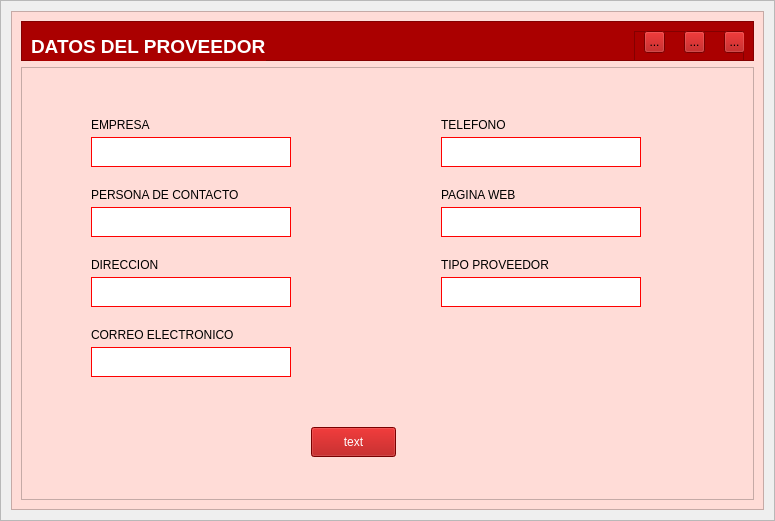
<?xml version="1.0" encoding="UTF-8"?>
<ui version="4.0">
 <class>AddEditWindow</class>
 <widget class="QWidget" name="AddEditWindow">
  <property name="geometry">
   <rect>
    <x>0</x>
    <y>0</y>
    <width>775</width>
    <height>521</height>
   </rect>
  </property>
  <property name="windowTitle">
   <string>Form</string>
  </property>
  <layout class="QVBoxLayout" name="verticalLayout">
   <property name="spacing">
    <number>0</number>
   </property>
   <property name="leftMargin">
    <number>0</number>
   </property>
   <property name="topMargin">
    <number>0</number>
   </property>
   <property name="rightMargin">
    <number>0</number>
   </property>
   <property name="bottomMargin">
    <number>0</number>
   </property>
   <item>
    <widget class="QFrame" name="central_frame">
     <property name="frameShape">
      <enum>QFrame::StyledPanel</enum>
     </property>
     <property name="frameShadow">
      <enum>QFrame::Raised</enum>
     </property>
     <layout class="QVBoxLayout" name="shadow_layout">
      <property name="spacing">
       <number>0</number>
      </property>
      <property name="leftMargin">
       <number>10</number>
      </property>
      <property name="topMargin">
       <number>10</number>
      </property>
      <property name="rightMargin">
       <number>10</number>
      </property>
      <property name="bottomMargin">
       <number>10</number>
      </property>
      <item>
       <widget class="QFrame" name="background_frame">
        <property name="styleSheet">
         <string notr="true">background-color: rgb(255, 220, 215)</string>
        </property>
        <property name="frameShape">
         <enum>QFrame::StyledPanel</enum>
        </property>
        <property name="frameShadow">
         <enum>QFrame::Raised</enum>
        </property>
        <layout class="QVBoxLayout" name="verticalLayout_2">
         <item>
          <widget class="QFrame" name="top_frame">
           <property name="minimumSize">
            <size>
             <width>0</width>
             <height>40</height>
            </size>
           </property>
           <property name="maximumSize">
            <size>
             <width>16777215</width>
             <height>40</height>
            </size>
           </property>
           <property name="styleSheet">
            <string notr="true">background-color: rgb(170, 0, 0);</string>
           </property>
           <property name="frameShape">
            <enum>QFrame::StyledPanel</enum>
           </property>
           <property name="frameShadow">
            <enum>QFrame::Raised</enum>
           </property>
           <layout class="QHBoxLayout" name="horizontalLayout_3">
            <item>
             <widget class="QLabel" name="title_label">
              <property name="minimumSize">
               <size>
                <width>120</width>
                <height>30</height>
               </size>
              </property>
              <property name="font">
               <font>
                <family>Arial</family>
                <pointsize>14</pointsize>
                <bold>true</bold>
               </font>
              </property>
              <property name="styleSheet">
               <string notr="true">color: white
</string>
              </property>
              <property name="text">
               <string>DATOS DEL PROVEEDOR</string>
              </property>
             </widget>
            </item>
            <item>
             <spacer name="horizontalSpacer_2">
              <property name="orientation">
               <enum>Qt::Horizontal</enum>
              </property>
              <property name="sizeHint" stdset="0">
               <size>
                <width>40</width>
                <height>20</height>
               </size>
              </property>
             </spacer>
            </item>
            <item>
             <widget class="QFrame" name="buttons_holder_frame">
              <property name="minimumSize">
               <size>
                <width>110</width>
                <height>30</height>
               </size>
              </property>
              <property name="frameShape">
               <enum>QFrame::StyledPanel</enum>
              </property>
              <property name="frameShadow">
               <enum>QFrame::Raised</enum>
              </property>
              <widget class="QToolButton" name="minimize_button">
               <property name="geometry">
                <rect>
                 <x>10</x>
                 <y>0</y>
                 <width>21</width>
                 <height>22</height>
                </rect>
               </property>
               <property name="text">
                <string>...</string>
               </property>
               <property name="icon">
                <iconset>
                 <normaloff>../../icons/minimize-window.png</normaloff>../../icons/minimize-window.png</iconset>
               </property>
               <property name="iconSize">
                <size>
                 <width>25</width>
                 <height>25</height>
                </size>
               </property>
              </widget>
              <widget class="QToolButton" name="restore_button">
               <property name="geometry">
                <rect>
                 <x>50</x>
                 <y>0</y>
                 <width>21</width>
                 <height>22</height>
                </rect>
               </property>
               <property name="text">
                <string>...</string>
               </property>
               <property name="icon">
                <iconset>
                 <normaloff>../../icons/restore-window.png</normaloff>../../icons/restore-window.png</iconset>
               </property>
               <property name="iconSize">
                <size>
                 <width>25</width>
                 <height>25</height>
                </size>
               </property>
              </widget>
              <widget class="QToolButton" name="maximize_button">
               <property name="geometry">
                <rect>
                 <x>50</x>
                 <y>0</y>
                 <width>21</width>
                 <height>22</height>
                </rect>
               </property>
               <property name="text">
                <string>...</string>
               </property>
               <property name="icon">
                <iconset>
                 <normaloff>../../icons/maximize-window.png</normaloff>../../icons/maximize-window.png</iconset>
               </property>
               <property name="iconSize">
                <size>
                 <width>25</width>
                 <height>25</height>
                </size>
               </property>
              </widget>
              <widget class="QToolButton" name="close_button">
               <property name="geometry">
                <rect>
                 <x>90</x>
                 <y>0</y>
                 <width>21</width>
                 <height>22</height>
                </rect>
               </property>
               <property name="text">
                <string>...</string>
               </property>
               <property name="icon">
                <iconset>
                 <normaloff>../../icons/close-window.png</normaloff>../../icons/close-window.png</iconset>
               </property>
               <property name="iconSize">
                <size>
                 <width>25</width>
                 <height>25</height>
                </size>
               </property>
              </widget>
             </widget>
            </item>
           </layout>
          </widget>
         </item>
         <item>
          <widget class="QFrame" name="content_frame">
           <property name="frameShape">
            <enum>QFrame::StyledPanel</enum>
           </property>
           <property name="frameShadow">
            <enum>QFrame::Raised</enum>
           </property>
           <widget class="QLabel" name="label">
            <property name="geometry">
             <rect>
              <x>70</x>
              <y>50</y>
              <width>111</width>
              <height>16</height>
             </rect>
            </property>
            <property name="text">
             <string>EMPRESA</string>
            </property>
           </widget>
           <widget class="QLineEdit" name="lineEdit">
            <property name="geometry">
             <rect>
              <x>70</x>
              <y>70</y>
              <width>200</width>
              <height>30</height>
             </rect>
            </property>
            <property name="styleSheet">
             <string notr="true">background-color: rgb(255, 255, 255);
border: 1px solid red;</string>
            </property>
           </widget>
           <widget class="QLabel" name="label_3">
            <property name="geometry">
             <rect>
              <x>70</x>
              <y>120</y>
              <width>191</width>
              <height>16</height>
             </rect>
            </property>
            <property name="text">
             <string>PERSONA DE CONTACTO</string>
            </property>
           </widget>
           <widget class="QLineEdit" name="lineEdit_3">
            <property name="geometry">
             <rect>
              <x>70</x>
              <y>140</y>
              <width>200</width>
              <height>30</height>
             </rect>
            </property>
            <property name="styleSheet">
             <string notr="true">background-color: rgb(255, 255, 255);
border: 1px solid red;</string>
            </property>
           </widget>
           <widget class="QLabel" name="label_4">
            <property name="geometry">
             <rect>
              <x>70</x>
              <y>190</y>
              <width>71</width>
              <height>16</height>
             </rect>
            </property>
            <property name="text">
             <string>DIRECCION</string>
            </property>
           </widget>
           <widget class="QLineEdit" name="lineEdit_4">
            <property name="geometry">
             <rect>
              <x>70</x>
              <y>210</y>
              <width>200</width>
              <height>30</height>
             </rect>
            </property>
            <property name="styleSheet">
             <string notr="true">background-color: rgb(255, 255, 255);
border: 1px solid red;</string>
            </property>
           </widget>
           <widget class="QLabel" name="label_5">
            <property name="geometry">
             <rect>
              <x>70</x>
              <y>260</y>
              <width>161</width>
              <height>16</height>
             </rect>
            </property>
            <property name="text">
             <string>CORREO ELECTRONICO</string>
            </property>
           </widget>
           <widget class="QLineEdit" name="lineEdit_5">
            <property name="geometry">
             <rect>
              <x>70</x>
              <y>280</y>
              <width>200</width>
              <height>30</height>
             </rect>
            </property>
            <property name="styleSheet">
             <string notr="true">background-color: rgb(255, 255, 255);
border: 1px solid red;</string>
            </property>
           </widget>
           <widget class="QLabel" name="label_6">
            <property name="geometry">
             <rect>
              <x>420</x>
              <y>50</y>
              <width>131</width>
              <height>16</height>
             </rect>
            </property>
            <property name="text">
             <string>TELEFONO</string>
            </property>
           </widget>
           <widget class="QLineEdit" name="lineEdit_6">
            <property name="geometry">
             <rect>
              <x>420</x>
              <y>70</y>
              <width>200</width>
              <height>30</height>
             </rect>
            </property>
            <property name="styleSheet">
             <string notr="true">background-color: rgb(255, 255, 255);
border: 1px solid red;</string>
            </property>
           </widget>
           <widget class="QLabel" name="label_7">
            <property name="geometry">
             <rect>
              <x>420</x>
              <y>120</y>
              <width>161</width>
              <height>16</height>
             </rect>
            </property>
            <property name="text">
             <string>PAGINA WEB</string>
            </property>
           </widget>
           <widget class="QLineEdit" name="lineEdit_7">
            <property name="geometry">
             <rect>
              <x>420</x>
              <y>140</y>
              <width>200</width>
              <height>30</height>
             </rect>
            </property>
            <property name="styleSheet">
             <string notr="true">background-color: rgb(255, 255, 255);
border: 1px solid red;</string>
            </property>
           </widget>
           <widget class="QPushButton" name="add_edit_button">
            <property name="geometry">
             <rect>
              <x>290</x>
              <y>360</y>
              <width>85</width>
              <height>30</height>
             </rect>
            </property>
            <property name="styleSheet">
             <string notr="true">QPushButton{background-color: rgb(170, 0, 0);
color: white;}
QPushButton::hover{background-color:#ffc13b}</string>
            </property>
            <property name="text">
             <string>text</string>
            </property>
            <property name="icon">
             <iconset>
              <normaloff>../../icons/plus.png</normaloff>../../icons/plus.png</iconset>
            </property>
           </widget>
           <widget class="QLabel" name="label_8">
            <property name="geometry">
             <rect>
              <x>420</x>
              <y>190</y>
              <width>161</width>
              <height>16</height>
             </rect>
            </property>
            <property name="text">
             <string>TIPO PROVEEDOR</string>
            </property>
           </widget>
           <widget class="QLineEdit" name="lineEdit_8">
            <property name="geometry">
             <rect>
              <x>420</x>
              <y>210</y>
              <width>200</width>
              <height>30</height>
             </rect>
            </property>
            <property name="styleSheet">
             <string notr="true">background-color: rgb(255, 255, 255);
border: 1px solid red;</string>
            </property>
           </widget>
          </widget>
         </item>
        </layout>
       </widget>
      </item>
     </layout>
    </widget>
   </item>
  </layout>
 </widget>
 <resources/>
 <connections/>
</ui>
